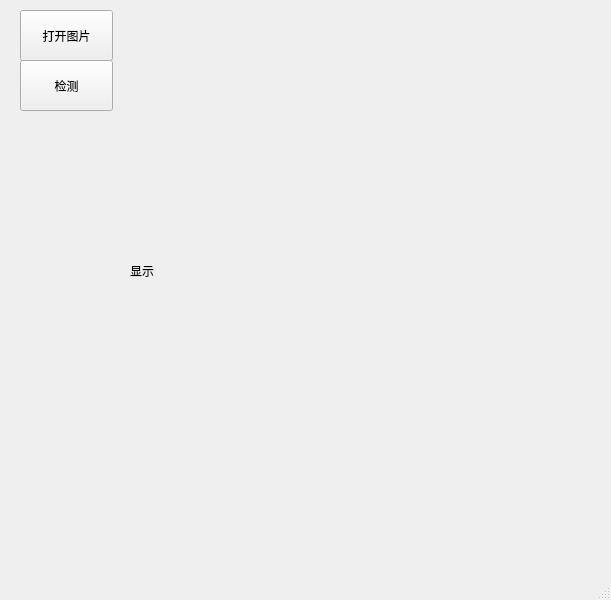
<?xml version="1.0" encoding="UTF-8"?>
<ui version="4.0">
 <class>MainWindow</class>
 <widget class="QMainWindow" name="MainWindow">
  <property name="geometry">
   <rect>
    <x>0</x>
    <y>0</y>
    <width>611</width>
    <height>600</height>
   </rect>
  </property>
  <property name="windowTitle">
   <string>MainWindow</string>
  </property>
  <widget class="QWidget" name="centralwidget">
   <widget class="QLabel" name="label">
    <property name="geometry">
     <rect>
      <x>130</x>
      <y>0</y>
      <width>421</width>
      <height>541</height>
     </rect>
    </property>
    <property name="frameShadow">
     <enum>QFrame::Plain</enum>
    </property>
    <property name="text">
     <string>显示</string>
    </property>
   </widget>
   <widget class="QPushButton" name="button_detect">
    <property name="geometry">
     <rect>
      <x>20</x>
      <y>60</y>
      <width>93</width>
      <height>51</height>
     </rect>
    </property>
    <property name="text">
     <string>检测</string>
    </property>
   </widget>
   <widget class="QPushButton" name="button_open">
    <property name="geometry">
     <rect>
      <x>20</x>
      <y>10</y>
      <width>93</width>
      <height>51</height>
     </rect>
    </property>
    <property name="text">
     <string>打开图片</string>
    </property>
   </widget>
  </widget>
  <widget class="QMenuBar" name="menubar">
   <property name="geometry">
    <rect>
     <x>0</x>
     <y>0</y>
     <width>611</width>
     <height>22</height>
    </rect>
   </property>
  </widget>
  <widget class="QStatusBar" name="statusbar"/>
 </widget>
 <resources/>
 <connections/>
</ui>
